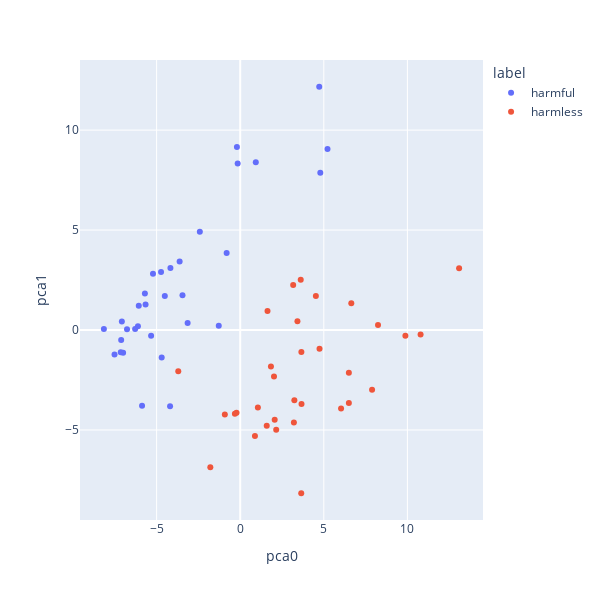

Notebook source saved alongside this figure:
### Code cell
import plotly.express as px
fig = px.scatter(df,x ='pca0',y='pca1',
                 color='label',
                 width=600,height=600)
fig.show()

### Figure 1 — Plotly figure (JSON) as saved in the notebook; plotly's stock layout.template omitted (floating-point values rounded to 4 significant figures)
{"data": [{"hovertemplate": "label=harmful<br>pca0=%{x}<br>pca1=%{y}<extra></extra>", "legendgroup": "harmful", "marker": {"color": "#636efa", "symbol": "circle"}, "mode": "markers", "name": "harmful", "orientation": "v", "showlegend": true, "type": "scatter", "x": [-6.77, -7.079, -5.871, -3.145, -4.196, -6.119, -4.174, -7.003, 5.222, -0.152, -7.144, -1.283, -7.517, -4.51, -5.33, 0.9317, -4.697, -0.8106, -2.414, -5.662, 4.726, -8.153, -4.735, -5.701, -5.217, -3.622, -6.285, -0.1971, -6.067, 4.79, -7.12, -3.452], "xaxis": "x", "y": [0.03729, 0.4228, -3.784, 0.3476, -3.814, 0.1845, 3.105, -1.135, 9.054, 8.327, -1.117, 0.2107, -1.223, 1.707, -0.2813, 8.396, -1.379, 3.858, 4.913, 1.281, 12.17, 0.04789, 2.901, 1.827, 2.809, 3.426, 0.04771, 9.161, 1.208, 7.866, -0.4951, 1.744], "yaxis": "y"}, {"hovertemplate": "label=harmless<br>pca0=%{x}<br>pca1=%{y}<extra></extra>", "legendgroup": "harmless", "marker": {"color": "#EF553B", "symbol": "circle"}, "mode": "markers", "name": "harmless", "orientation": "v", "showlegend": true, "type": "scatter", "x": [4.745, -0.3175, -3.704, 3.211, -0.9191, 6.498, 3.659, 3.168, -0.2208, 13.09, 10.79, 3.65, -1.787, 1.633, 3.423, 3.667, 6.499, 2.021, 0.8814, 8.242, 2.153, 6.033, 3.62, 1.057, 4.525, 3.239, 2.063, 6.644, 9.88, 7.887, 1.587, 1.838], "xaxis": "x", "y": [-0.9359, -4.195, -2.065, -4.625, -4.223, -3.646, -1.099, 2.246, -4.139, 3.094, -0.2288, -8.166, -6.87, 0.948, 0.4339, -3.697, -2.135, -2.326, -5.305, 0.2548, -4.99, -3.929, 2.516, -3.879, 1.706, -3.518, -4.494, 1.338, -0.2885, -2.992, -4.786, -1.829], "yaxis": "y"}], "layout": {"height": 600, "legend": {"title": {"text": "label"}, "tracegroupgap": 0}, "margin": {"t": 60}, "width": 600, "xaxis": {"anchor": "y", "autorange": true, "domain": [0, 1], "range": [-9.585, 14.52], "title": {"text": "pca0"}, "type": "linear"}, "yaxis": {"anchor": "x", "autorange": true, "domain": [0, 1], "range": [-9.504, 13.51], "title": {"text": "pca1"}, "type": "linear"}}}
